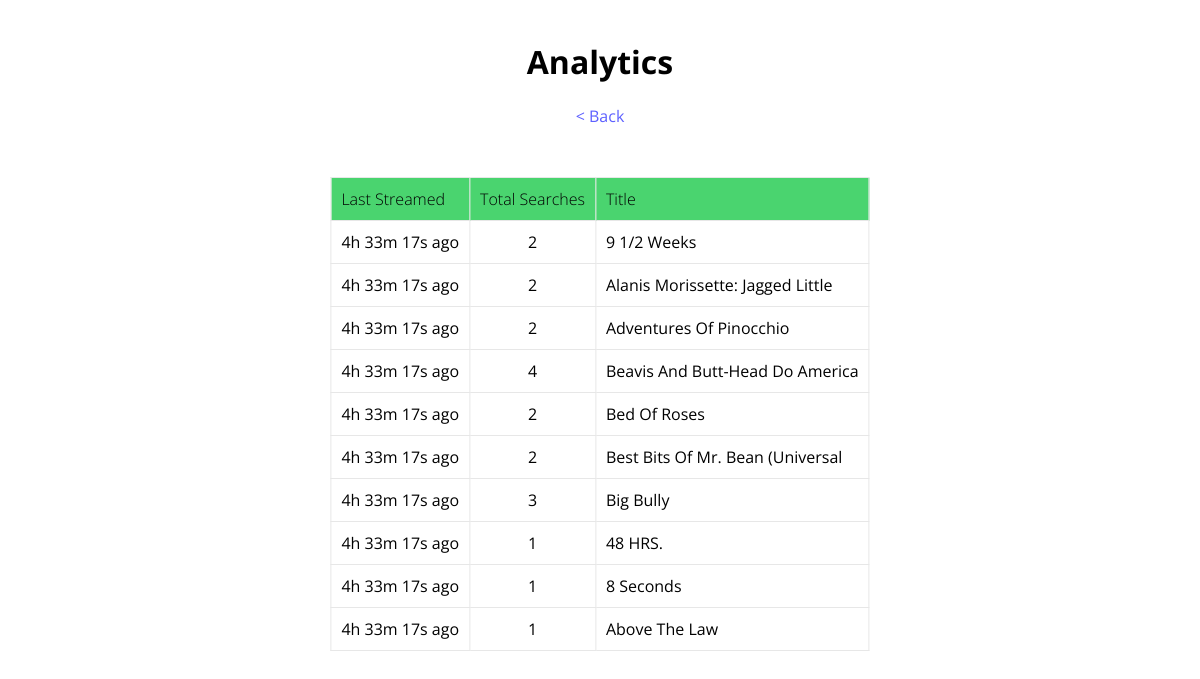
Screenshot of /public/analytics.php with the database file from the repository.
### tables this page shows
CREATE TABLE IF NOT EXISTS `top_searches` (
  `SearchID` int(10) NOT NULL AUTO_INCREMENT,
  `ID` int(10) NOT NULL,
  `Title` varchar(32) NOT NULL,
  `SearchAmount` int(10) NOT NULL,
  `LastUpdate` DATETIME NOT NULL DEFAULT CURRENT_TIMESTAMP,
  PRIMARY KEY(`SearchID`),
  FOREIGN KEY (ID) REFERENCES movies (ID)
);

### private/db.php (called while the page is built, shortened)
<?php
class Database
{
    public $conn;
    function connect()
    {
        $this->conn = mysqli_connect(DB_SERVER, DB_USER, DB_PASS);
        if (!$this->conn) {
            die('DB Connection Failed ' . mysqli_error());
        } else {
            $db_select = mysqli_select_db($this->conn, DB_NAME);
        }
    }
    public function query($sql)
    {
        $result = mysqli_query($this->conn, $sql);
        return $result;
    }
}
    $database = new Database();
?>

### private/functions.php (called while the page is built, shortened)
<?php
    function query($sql)
    {
        global $database;
        return $database->query($sql);
    }
    function get_time_difference($lastUpdate) {
        $sql = "SELECT CURRENT_TIME As Time";
        $result = query($sql);
        $server_time = mysqli_fetch_assoc($result)['Time'];
        $sql = 'SELECT TIMEDIFF("' . $server_time . '", "' . $lastUpdate . '") AS Difference';
        $result = mysqli_fetch_assoc(query($sql));
        return $result['Difference'];
    }
    function get_time($date_time) {
        return explode(" ", $date_time)[1];
    }
    function get_time_string($time) {
        $H_M_S = explode(":", $time);
        $time_string = "";
        if ($H_M_S[0] != "00") {
            $time_string .= intval($H_M_S[0]) . "h ";
        }
        if ($H_M_S[1] != "00") {
            $time_string .= intval($H_M_S[1]) . "m ";
        }
        if ($H_M_S[2] != "00") {
            $time_string .= intval($H_M_S[2]) . "s";
        }
        return $time_string;
    }
?>

### public/analytics.php (the view, shortened to what this page needs)
<head>
    <link rel="stylesheet" href="../style.css" />
</head>
<h1 style="text-align: center; margin-top: 5vh;">Analytics</h1><br/>
<center><a href="../index.php">< Back</a></center>
<table style="margin-top: 50px;">
    <tr>
        <th>Last Streamed</th>
        <th>Total Searches</th>
        <th>Title</th>
    </tr>
    <?php
        $sql = "SELECT SearchAmount, Title, ID, LastUpdate FROM top_searches ORDER BY LastUpdate DESC LIMIT 10";
        $result = query($sql);
        if (mysqli_num_rows($result) > 0) {
            while ($row = mysqli_fetch_assoc($result)) {
                echo '<tr>';
                    $lastUpdate = get_time($row['LastUpdate']);
                    $time_difference = get_time_difference($lastUpdate);
                    echo '<td style="text-align: center;">' . get_time_string($time_difference) . ' ago</td>';
                    echo '<td style="text-align: center;">' . $row['SearchAmount'] . '</td>';
                    echo '<td>' . $row['Title'] . '</td>';
                echo '</tr>';
            }
        }
    ?>
</table>

### style.css (style rules this page uses)
* { padding: 0; margin: 0; font-family: 'Open Sans', sans-serif; }
a { text-decoration: none; color: rgb(93, 96, 255); }
table { position: absolute; left: 50%; transform: translateX(-50%); border-collapse: collapse; }
table th { text-align: left; font-weight: 300; background: #4ad46f; }
table, th, td { padding: 10px; border: 1px solid rgb(231, 231, 231); }

### rows the page displays
top_searches: time_difference "4h 33m 17s", SearchAmount "2", Title "9 1/2 Weeks"
top_searches: time_difference "4h 33m 17s", SearchAmount "2", Title "Alanis Morissette: Jagged Little"
top_searches: time_difference "4h 33m 17s", SearchAmount "2", Title "Adventures Of Pinocchio"
top_searches: time_difference "4h 33m 17s", SearchAmount "4", Title "Beavis And Butt-Head Do America"
top_searches: time_difference "4h 33m 17s", SearchAmount "2", Title "Bed Of Roses"
top_searches: time_difference "4h 33m 17s", SearchAmount "2", Title "Best Bits Of Mr. Bean (Universal"
top_searches: time_difference "4h 33m 17s", SearchAmount "3", Title "Big Bully"
top_searches: time_difference "4h 33m 17s", SearchAmount "1", Title "48 HRS."
top_searches: time_difference "4h 33m 17s", SearchAmount "1", Title "8 Seconds"
top_searches: time_difference "4h 33m 17s", SearchAmount "1", Title "Above The Law"
